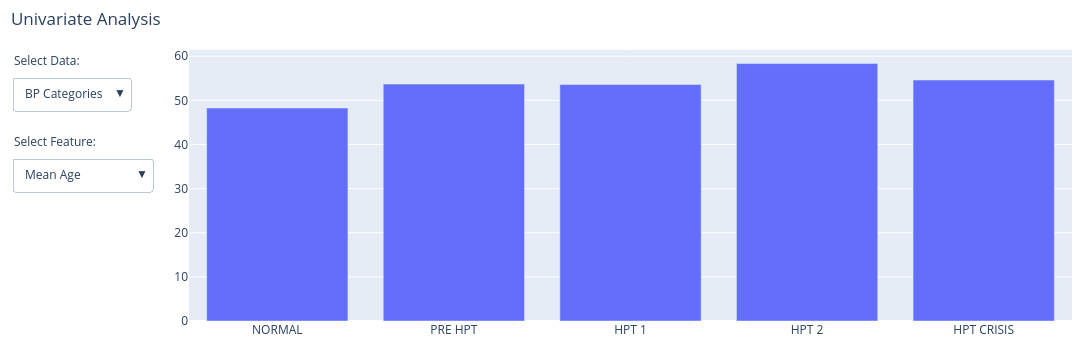

The cell this chart's notebook holds for it:
### Code cell
# List of dataframes
dfs = [bp_cat_data, age_data, gender_data, fam_data, s_eth_data]
df_names = ['BP Categories', 'Age Ranges', 'Genders', 'Family KD', 'Ethnicities']

# Default dataframe
df = dfs[0]

# Variables
x_var = df.index
y_var = df[['Mean Age', 'Mean Height (cm)', 'Mean Weight (kg)', 'Mean BMI', 'Mean Systolic', 'Mean Diastolic']]

# Create the initial figure
plot = go.Figure()

# Add traces for each y_var
for i in y_var.columns:
    plot.add_trace(
        go.Bar(name=i, x=x_var, y=y_var[i], visible=i == 'Mean Age')
    )

# Add dropdown menus
plot.update_layout(
    updatemenus=[
        dict(
            buttons=list([
                dict(label=df_name,
                     method='update',
                     args=[{'x': [dfs[df_names.index(df_name)].index] * len(y_var.columns),
                            'y': [dfs[df_names.index(df_name)][col] for col in y_var.columns],
                            'visible': [i == y_var.columns[0] for i in y_var.columns]},
                           {'title': f'{y_var.columns[0]} by {df_name}'}])
                for df_name in df_names
            ]),
            direction='down',
            showactive=True,
            x=-0.2,
            xanchor='left',
            y=0.9,
            yanchor='top'
        ),
        dict(
            buttons=list([
                dict(label=i,
                     method='update',
                     args=[{'visible': [i == j for j in y_var.columns]},
                           {'title': f'{i} by {df_names[0]}'}])
                for i in y_var.columns
            ]),
            direction='down',
            showactive=True,
            x=-0.2,
            xanchor='left',
            y=0.6,
            yanchor='top'
        )
    ]
)

# Add annotation
plot.update_layout(
    annotations=[
        dict(text="Select Data:", showarrow=False,
             x=-0.2, xref="paper", y=1, yref="paper", align="left"),
        dict(text="Select Feature:", showarrow=False,
             x=-0.2, xref="paper", y=0.7, yref="paper", align="left")
    ],
    autosize=False,
    width=1100,
    height=350,
    margin=dict(l=20, r=20, t=50, b=20),
    title=dict(text='Univariate Analysis', x=0.01)
)

plot.show()

### Figure 1 — Plotly figure (JSON) as saved in the notebook; plotly's stock layout.template omitted (floating-point values rounded to 4 significant figures)
{"data": [{"name": "Mean Age", "type": "bar", "visible": true, "x": ["NORMAL", "PRE HPT", "HPT 1", "HPT 2", "HPT CRISIS"], "y": [48.26, 53.67, 53.57, 58.33, 54.6]}, {"name": "Mean Height (cm)", "type": "bar", "visible": false, "x": ["NORMAL", "PRE HPT", "HPT 1", "HPT 2", "HPT CRISIS"], "y": [165.7, 165.8, 165.8, 167.5, 161.8]}, {"name": "Mean Weight (kg)", "type": "bar", "visible": false, "x": ["NORMAL", "PRE HPT", "HPT 1", "HPT 2", "HPT CRISIS"], "y": [79.84, 83.43, 84.34, 86.83, 82.59]}, {"name": "Mean BMI", "type": "bar", "visible": false, "x": ["NORMAL", "PRE HPT", "HPT 1", "HPT 2", "HPT CRISIS"], "y": [29.16, 30.49, 30.81, 30.94, 31.43]}, {"name": "Mean Systolic", "type": "bar", "visible": false, "x": ["NORMAL", "PRE HPT", "HPT 1", "HPT 2", "HPT CRISIS"], "y": [123.2, 144.0, 151.2, 174.6, 202.8]}, {"name": "Mean Diastolic", "type": "bar", "visible": false, "x": ["NORMAL", "PRE HPT", "HPT 1", "HPT 2", "HPT CRISIS"], "y": [75.95, 88.72, 90.05, 98.81, 113.7]}], "layout": {"annotations": [{"align": "left", "showarrow": false, "text": "Select Data:", "x": -0.2, "xref": "paper", "y": 1, "yref": "paper"}, {"align": "left", "showarrow": false, "text": "Select Feature:", "x": -0.2, "xref": "paper", "y": 0.7, "yref": "paper"}], "autosize": false, "height": 350, "margin": {"b": 20, "l": 20, "r": 20, "t": 50}, "title": {"text": "Univariate Analysis", "x": 0.01}, "updatemenus": [{"buttons": [{"args": [{"visible": [true, false, false, false, false, false], "x": [["NORMAL", "PRE HPT", "HPT 1", "HPT 2", "HPT CRISIS"], ["NORMAL", "PRE HPT", "HPT 1", "HPT 2", "HPT CRISIS"], ["NORMAL", "PRE HPT", "HPT 1", "HPT 2", "HPT CRISIS"], ["NORMAL", "PRE HPT", "HPT 1", "HPT 2", "HPT CRISIS"], ["NORMAL", "PRE HPT", "HPT 1", "HPT 2", "HPT CRISIS"], ["NORMAL", "PRE HPT", "HPT 1", "HPT 2", "HPT CRISIS"]], "y": [[48.26, 53.67, 53.57, 58.33, 54.6], [165.7, 165.8, 165.8, 167.5, 161.8], [79.84, 83.43, 84.34, 86.83, 82.59], [29.16, 30.49, 30.81, 30.94, 31.43], [123.2, 144.0, 151.2, 174.6, 202.8], [75.95, 88.72, 90.05, 98.81, 113.7]]}, {"title": "Mean Age by BP Categories"}], "label": "BP Categories", "method": "update"}, {"args": [{"visible": [true, false, false, false, false, false], "x": [["<25", "25-40", "41-55", "56-70", ">70"], ["<25", "25-40", "41-55", "56-70", ">70"], ["<25", "25-40", "41-55", "56-70", ">70"], ["<25", "25-40", "41-55", "56-70", ">70"], ["<25", "25-40", "41-55", "56-70", ">70"], ["<25", "25-40", "41-55", "56-70", ">70"]], "y": [[21.8, 33.32, 48.45, 61.02, 76.71], [168.8, 167.1, 166.1, 165.1, 163.0], [74.43, 79.95, 84.44, 81.79, 78.17], [26.11, 28.7, 30.67, 30.15, 29.56], [126.4, 127.7, 136.4, 139.5, 145.9], [75.19, 80.11, 83.81, 84.2, 81.03]]}, {"title": "Mean Age by Age Ranges"}], "label": "Age Ranges", "method": "update"}, {"args": [{"visible": [true, false, false, false, false, false], "x": [["Female", "Male"], ["Female", "Male"], ["Female", "Male"], ["Female", "Male"], ["Female", "Male"], ["Female", "Male"]], "y": [[51.2, 50.52], [165.6, 166.1], [81.31, 82.43], [29.74, 29.97], [136.8, 135.5], [82.57, 82.8]]}, {"title": "Mean Age by Genders"}], "label": "Genders", "method": "update"}, {"args": [{"visible": [true, false, false, false, false, false], "x": [["Definitely not", "Definitely yes", "Not sure"], ["Definitely not", "Definitely yes", "Not sure"], ["Definitely not", "Definitely yes", "Not sure"], ["Definitely not", "Definitely yes", "Not sure"], ["Definitely not", "Definitely yes", "Not sure"], ["Definitely not", "Definitely yes", "Not sure"]], "y": [[50.55, 50.8, 51.35], [165.4, 166.4, 166.3], [81.09, 80.62, 82.78], [29.72, 29.09, 30.06], [134.6, 135.8, 138.2], [82.09, 81.42, 83.5]]}, {"title": "Mean Age by Family KD"}], "label": "Family KD", "method": "update"}, {"args": [{"visible": [true, false, false, false, false, false], "x": [["Asian other", "Black", "Mixed", "Other", "South Asian", "White"], ["Asian other", "Black", "Mixed", "Other", "South Asian", "White"], ["Asian other", "Black", "Mixed", "Other", "South Asian", "White"], ["Asian other", "Black", "Mixed", "Other", "South Asian", "White"], ["Asian other", "Black", "Mixed", "Other", "South Asian", "White"], ["Asian other", "Black", "Mixed", "Other", "South Asian", "White"]], "y": [[50.09, 50.88, 56.42, 53.28, 52.01, 47.23], [168.3, 165.8, 163.3, 170.9, 168.5, 164.0], [84.01, 81.55, 82.89, 97.35, 82.23, 82.64], [29.66, 29.75, 31.05, 33.1, 29.08, 30.78], [129.0, 136.2, 140.8, 133.2, 141.3, 134.2], [78.87, 82.66, 82.67, 82.25, 84.91, 83.06]]}, {"title": "Mean Age by Ethnicities"}], "label": "Ethnicities", "method": "update"}], "direction": "down", "showactive": true, "x": -0.2, "xanchor": "left", "y": 0.9, "yanchor": "top"}, {"buttons": [{"args": [{"visible": [true, false, false, false, false, false]}, {"title": "Mean Age by BP Categories"}], "label": "Mean Age", "method": "update"}, {"args": [{"visible": [false, true, false, false, false, false]}, {"title": "Mean Height (cm) by BP Categories"}], "label": "Mean Height (cm)", "method": "update"}, {"args": [{"visible": [false, false, true, false, false, false]}, {"title": "Mean Weight (kg) by BP Categories"}], "label": "Mean Weight (kg)", "method": "update"}, {"args": [{"visible": [false, false, false, true, false, false]}, {"title": "Mean BMI by BP Categories"}], "label": "Mean BMI", "method": "update"}, {"args": [{"visible": [false, false, false, false, true, false]}, {"title": "Mean Systolic by BP Categories"}], "label": "Mean Systolic", "method": "update"}, {"args": [{"visible": [false, false, false, false, false, true]}, {"title": "Mean Diastolic by BP Categories"}], "label": "Mean Diastolic", "method": "update"}], "direction": "down", "showactive": true, "x": -0.2, "xanchor": "left", "y": 0.6, "yanchor": "top"}], "width": 1100}}
